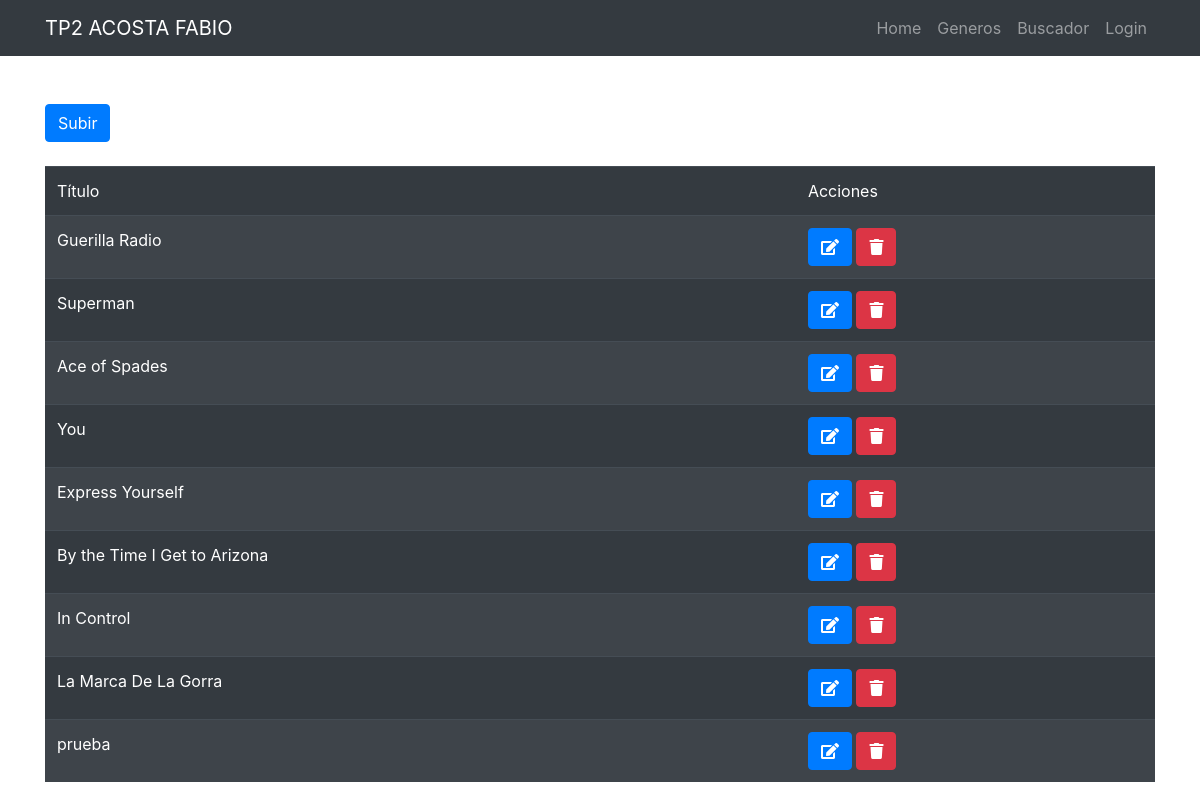
Page /web/admin/canciones/index.php on the committed database.
### tables this page shows
CREATE TABLE `canciones` (
  `id` int(10) NOT NULL,
  `nombre` varchar(100) NOT NULL,
  `artista` varchar(100) DEFAULT NULL,
  `banner` varchar(100) DEFAULT NULL,
  `Descrip` varchar(100) DEFAULT NULL,
  `genero_id` int(10) DEFAULT NULL
);

### web/php/controllers/admin/canciones/index.controller.php (called while the page is built)
<?php
require __DIR__ . '/../../../conn.php';
$query = $db->prepare('SELECT * FROM canciones');
$query->execute();
$canciones = $query->fetchAll(PDO::FETCH_OBJ);

### web/admin/canciones/index.php (the view, shortened to what this page needs)
<?php
include_once("principal.php");
require __DIR__ . '/../../php/controllers/admin/canciones/index.controller.php';
?>
<div class="container">
    <div class="row">
        <div class="col-md-12">
            <br><br>
            <button class="btn btn-primary" onclick="window.location.href='subir.php'">Subir</button><br><br>
            <table class="table table-striped table-dark">
                <thead>
                    <tr>
                        <td>Título</td>
                        <td>Acciones</td>
                    </tr>
                </thead>
                <tbody>
                    <?php foreach ($canciones as $cancion) : ?>
                        <tr>
                            <td><?php echo $cancion->nombre; ?></td>
                            <td>
                                <a href="edit.php?id=<?php echo $cancion->id; ?>" class="btn btn-primary"><span class="fa fa-edit"></span></a>
                                <a href="delete.php?id=<?php echo $cancion->id; ?>" class="btn btn-danger"><span class="fa fa-trash"></span></a>
                            </td>
                        </tr>
                    <?php endforeach; ?>
                </tbody>
            </table>
        </div>
    </div>
</div>

### rows in the picture
canciones: nombre "Guerilla Radio"
canciones: nombre "Superman"
canciones: nombre "Ace of Spades"
canciones: nombre "You"
canciones: nombre "Express Yourself"
canciones: nombre "By the Time I Get to Arizona"
canciones: nombre "In Control"
canciones: nombre "La Marca De La Gorra"
canciones: nombre "prueba"
